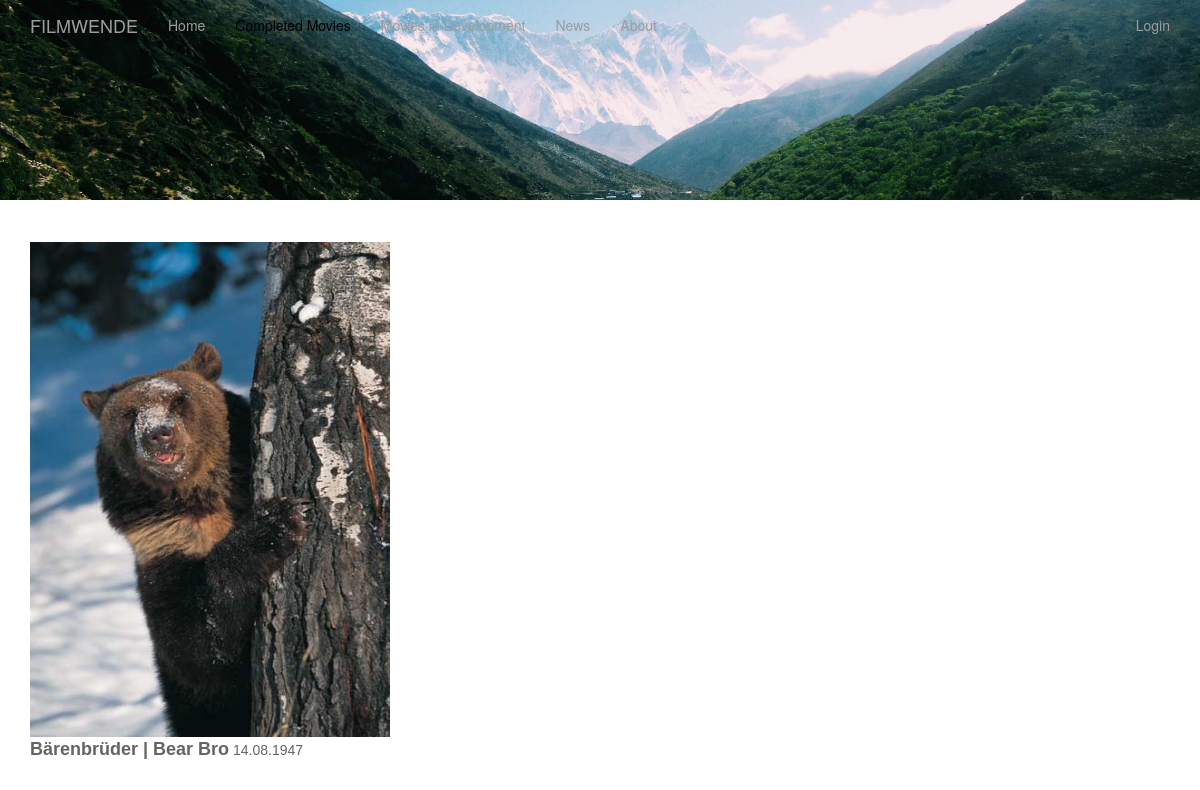
Page /completed on the committed database.
### app/models.py (models this page shows, shortened)
class DesignImage(db.Model):
    __tablename__ = "designimages"
    id = db.Column(db.Integer, primary_key = True)
    section = db.Column(db.String)
    image_url = db.Column(db.String)
    current = db.Column(db.Integer)

class Movie(db.Model):
    __tablename__ = "movies"
    id = db.Column(db.Integer, primary_key=True)
    title_DE = db.Column(db.String, unique=True)
    title_EN = db.Column(db.String, unique=True)
    isReleased = db.Column(db.Integer)
    release_date = db.Column(db.String(140))
    format = db.Column(db.String)
    isColored = db.Column(db.Integer)
    language = db.Column(db.String)
    duration = db.Column(db.String)
    synopsis = db.Column(db.String)
    awards = db.Column(db.String)
    screenings = db.Column(db.String)
    supporters = db.Column(db.String)
    directors = db.Column(db.String)
    producers = db.Column(db.String)
    executive_producers = db.Column(db.String)
    editors = db.Column(db.String)
    cinematography = db.Column(db.String)
    sound_recordist = db.Column(db.String)
    sound_mix = db.Column(db.String)
    color = db.Column(db.String)
    image_url = db.Column(db.String)

### app/routes.py (the view)
@app.route('/completed')
def completed():
    movies = Movie.query.filter_by(isReleased=1).all()
    designImage = DesignImage.query.filter_by(section="completed_movies", current=1).first()
    return render_template('movies_completed.html', movies=movies, designImage=designImage)

### app/templates/movies_completed.html
{% extends "base.html" %}
{% block content %}
<div class="row">
  <img id="header" src="{{designImage.image_url}}" alt="My image"/>
  <div class="col-md-3"></div>
</div>
<div class="col"><hr></div>
<div class="container">
  {% if movies | length > 0 %}
  <div class="row">
    {%for movie in movies%}
        <div class="col-sm-6 col-md-4">{% include '_movie_preview.html' %}</div>
    {%endfor%}
  </div>
{%else%}
  <i>No movie yet.</i>
{%endif%}
</div>
{%endblock%}

### app/templates/_movie_preview.html
<div>
  <a href='/movies/{{movie.title_DE}}'class="mov_img_preview">
    <img src="{{movie.image_url}}" height="495px" width="330px" id="movie-poster" alt="Default Movie Poster"/>
  </a>
  <div class="caption">
    <span class="bold">{{movie.title_DE }} | {{movie.title_EN}}</span><span class="release"> {{movie.release_date}}</span>
  </div>
 </div>

### app/static/mystyle.css (style rules this page uses)
#header { object-fit: cover; width: 100%; height: 200px; }
hr { border-color: rgba(255, 255, 255); }
a { color: white; }
.bold { font-family: 'Franklin Gothic Medium', 'Arial Narrow', Arial, sans-serif; font-weight: bold; font-size: large; color: rgba(100, 100, 100); }
.release { font-family: 'Franklin Gothic Medium', 'Arial Narrow', Arial, sans-serif; font-weight: large; color: rgba(100, 100, 100); }
html, body { max-width: 100%; overflow-x: hidden; }
#movie-poster { vertical-align: middle; width: 100%; }
.col { flex: 33%; max-width: 33%; padding: 0 10px; }

### rows in the picture
DesignImage: image_url (picture)
Movie: image_url (picture), title_DE "Bärenbrüder", title_EN "Bear Bro", release_date "14.08.1947"
